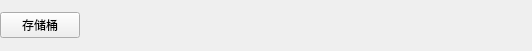
<?xml version="1.0" encoding="UTF-8"?>
<ui version="4.0">
 <class>BreadCrumdWidget</class>
 <widget class="QWidget" name="BreadCrumdWidget">
  <property name="geometry">
   <rect>
    <x>0</x>
    <y>0</y>
    <width>532</width>
    <height>51</height>
   </rect>
  </property>
  <property name="windowTitle">
   <string>Form</string>
  </property>
  <layout class="QHBoxLayout" name="horizontalLayout">
   <property name="spacing">
    <number>6</number>
   </property>
   <property name="leftMargin">
    <number>0</number>
   </property>
   <property name="topMargin">
    <number>0</number>
   </property>
   <property name="rightMargin">
    <number>0</number>
   </property>
   <property name="bottomMargin">
    <number>0</number>
   </property>
   <item>
    <widget class="QPushButton" name="btnStoreBucket">
     <property name="text">
      <string>存储桶</string>
     </property>
    </widget>
   </item>
   <item>
    <spacer name="horizontalSpacer">
     <property name="orientation">
      <enum>Qt::Orientation::Horizontal</enum>
     </property>
     <property name="sizeHint" stdset="0">
      <size>
       <width>40</width>
       <height>20</height>
      </size>
     </property>
    </spacer>
   </item>
  </layout>
 </widget>
 <resources/>
 <connections/>
</ui>
